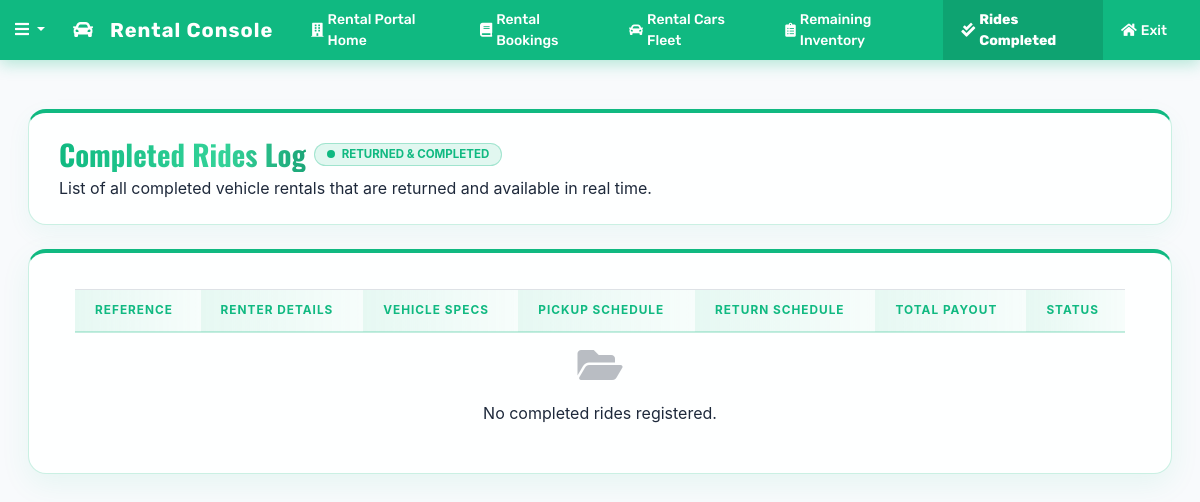
/portal/rental/completed/ (signed in), run on an earlier commit of the app's database.
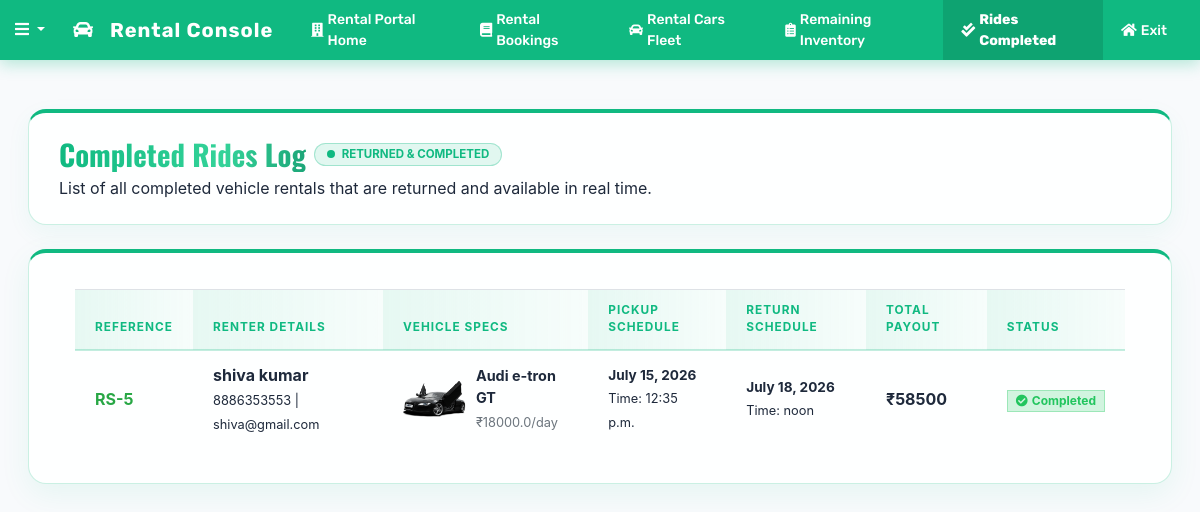
And on a later commit of the database.
### myapp/models.py (models this page shows, shortened)
class CarBooking(models.Model):
    first_name = models.CharField(max_length=100)
    last_name = models.CharField(max_length=100)
    email = models.EmailField()
    mobile_number = models.CharField(max_length=20)
    pickup_location = models.CharField(max_length=255)
    drop_location = models.CharField(max_length=255)
    pickup_date = models.DateField()
    pickup_time = models.TimeField()
    drop_date = models.DateField(null=True, blank=True)
    drop_time = models.TimeField(null=True, blank=True)
    adults = models.IntegerField(default=1)
    children = models.IntegerField(default=0)
    special_request = models.TextField(blank=True, null=True)
    car_name = models.CharField(max_length=150)
    car_price = models.FloatField()
    car_image = models.CharField(max_length=255)
    addon_child_seat = models.BooleanField(default=False)
    addon_additional_driver = models.BooleanField(default=False)
    addon_premium_insurance = models.BooleanField(default=False)
    payment_method = models.CharField(max_length=50)
    card_number = models.CharField(max_length=20, blank=True, null=True)
    card_expiry = models.CharField(max_length=10, blank=True, null=True)
    card_cvv = models.CharField(max_length=4, blank=True, null=True)
    total_price = models.FloatField(default=0.0)
    status = models.CharField(max_length=20, default='Pending')
    created_at = models.DateTimeField(auto_now_add=True)

### myapp/views.py (the view)
# urls.py: path('portal/rental/completed/', portal_rental_completed_view, name='portal_rental_completed'),
@login_required
def portal_rental_completed_view(request):
    if request.session.get('portal_role') != 'rental':
        request.session['portal_role'] = 'rental'
    import datetime
    today = datetime.date.today()
    CarBooking.objects.filter(status='Approved', drop_date__lt=today).update(status='Completed')
    bookings = CarBooking.objects.filter(status='Completed').order_by('-drop_date')
    return render(request, 'portal_rental_completed.html', {'bookings': bookings})

### templates/portal_rental_completed.html (shortened to what the changed rows need)
{% load static %}
<!DOCTYPE html>
<html lang="en">
<head>
    <link href="https://cdnjs.cloudflare.com/ajax/libs/font-awesome/5.15.0/css/all.min.css" rel="stylesheet">
    <link rel="stylesheet" href="{% static 'css/bootstrap.min-1.css'%}">
    <link rel="stylesheet" href="{% static 'css/premium_home.css' %}">
</head>
<body>
    <div class="container-fluid px-5 py-4">
        <div class="portal-section-container p-4 mb-4">
            <div class="d-flex justify-content-between align-items-center flex-wrap gap-2 text-left">
                <div>
                    <div class="d-flex align-items-center gap-2 mb-1">
                        <h1 class="font-weight-bold outfit-font mb-0 text-title shimmer-text-green" style="font-size: 1.8rem;">Completed Rides Log</h1>
                    </div>
                </div>
            </div>
        </div>
        <div class="table-container p-0">
            <div class="table-responsive">
                <table class="table admin-table text-left mb-0">
                    <thead>
                        <tr>
                            <th>Reference</th>
                            <th>Renter Details</th>
                            <th>Vehicle Specs</th>
                            <th>Pickup Schedule</th>
                            <th>Return Schedule</th>
                            <th>Total Payout</th>
                            <th>Status</th>
                        </tr>
                    </thead>
                    <tbody>
                        {% for b in bookings %}
                        <tr>
                            <td class="font-weight-bold text-success">RS-{{ b.id }}</td>
                            <td>
                                <div class="font-weight-bold text-title">{{ b.first_name }} {{ b.last_name }}</div>
                                <small class="text-subtitle">{{ b.mobile_number }} | {{ b.email }}</small>
                            </td>
                            <td>
                                <div class="d-flex align-items-center gap-2">
                                    <img src="/media/images/{{ b.car_image }}" alt="Car" class="car-img-mini mr-2" onerror="this.src='/static/media/images/car-rent-1.png'">
                                    <div>
                                        <div class="font-weight-bold text-title" style="font-size: 0.9rem;">{{ b.car_name }}</div>
                                        <small class="text-muted">₹{{ b.car_price }}/day</small>
                                    </div>
                                </div>
                            </td>
                            <td>
                                <div class="font-weight-bold text-title" style="font-size: 0.85rem;">{{ b.pickup_date }}</div>
                                <small class="text-subtitle">Time: {{ b.pickup_time }}</small>
                            </td>
                            <td>
                                <div class="font-weight-bold text-title" style="font-size: 0.85rem;">{{ b.drop_date }}</div>
                                <small class="text-subtitle">Time: {{ b.drop_time }}</small>
                            </td>
                            <td class="font-weight-bold text-title">₹{{ b.total_price|floatformat:0 }}</td>
                            <td>
                                <span class="badge badge-success px-2 py-1"><i class="fas fa-check-circle mr-1"></i>Completed</span>
                            </td>
                        </tr>
                        {% empty %}
                        <tr>
                            <td colspan="7" class="text-center py-5 text-subtitle">
                                <i class="fas fa-folder-open mb-3 d-block" style="font-size: 2.5rem; opacity: 0.3;"></i>
                                No completed rides registered.
                            </td>
                        </tr>
                        {% endfor %}
                    </tbody>
                </table>
            </div>
        </div>
    </div>
</body>
</html>

What changed in the data, as far as the page shows it:
added CarBooking: id "5", first_name "shiva", last_name "kumar", mobile_number "8886353553", email "shiva@gmail.com", car_image (picture), car_name "Audi e-tron GT", car_price "18000.0", pickup_date "July 15, 2026", pickup_time "12:35 p.m.", drop_date "July 18, 2026", drop_time "noon", total_price "58500"
Also different on the page:
text no longer shown: "No completed rides registered."
